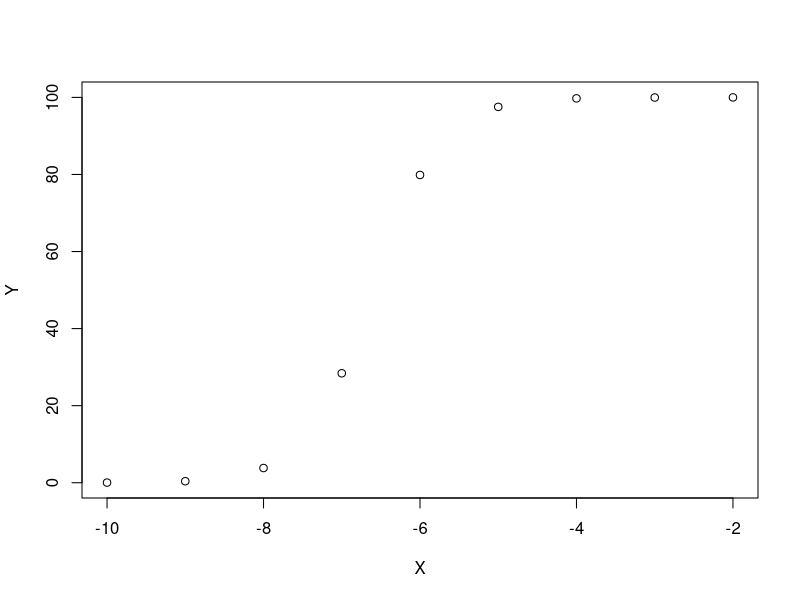
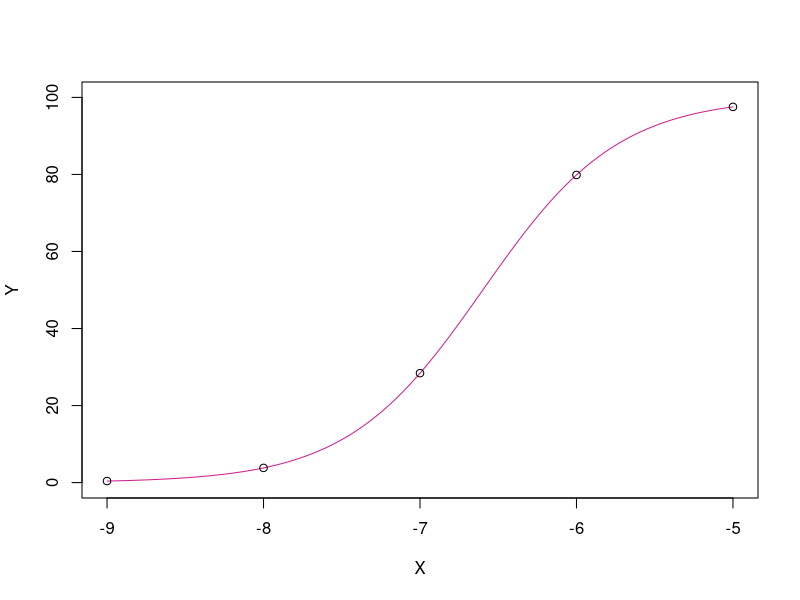

Write R code to recreate these figures, in order.
my_data <- read.csv("data1.csv",header=TRUE)
my_data <- my_data[complete.cases(my_data),]
plot(my_data)
my_max <- 14
my_EC50<- 3e-8
fitmodel <- nls(Y~(Max * 10^X/(EC50 + 10^X)), data=my_data, start=list(Max = my_max, EC50=my_EC50))
params <- coef(fitmodel)
Max <- params[1] 
EC50 <- params[2]
X2 <- seq(-9,-5, 0.01)
Y2 <- Max * 10^X2/(EC50 + 10^X2)
plot(Y2~X2, type="l", ylim=c(0,100), xlab="X", ylab="Y", col="violetred")
points(Y~X, data=my_data)
